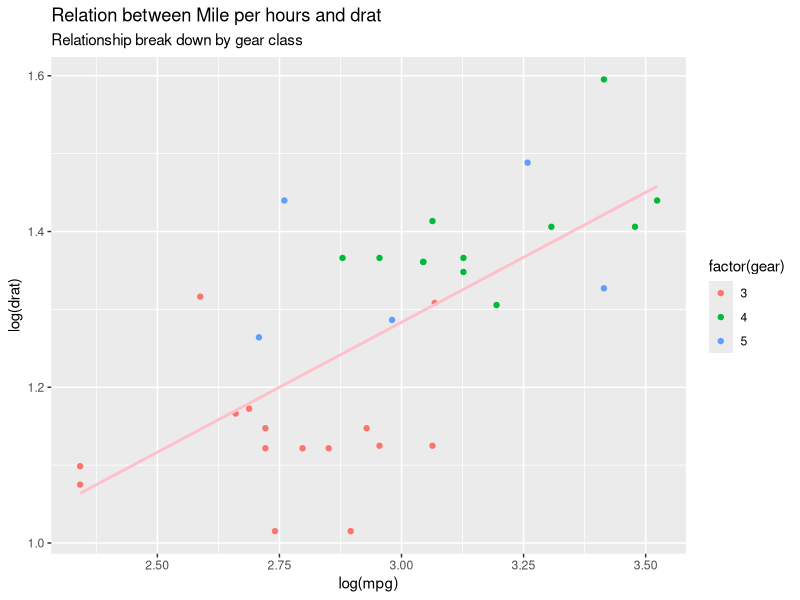

This chart was generated by the following R code:
library(ggplot2)  
png(file = "scatterplot3.png")  
new_graph<-ggplot(mtcars, aes(x = log(mpg), y = log(drat))) +geom_point(aes(color = factor(gear))) +  
  stat_smooth(method = "lm",col = "pink",se = FALSE,size = 1)  
new_graph + labs(  
  title =  
    "Relation between Mile per hours and drat",  
  subtitle =  
    "Relationship break down by gear class"
)  
dev.off()
